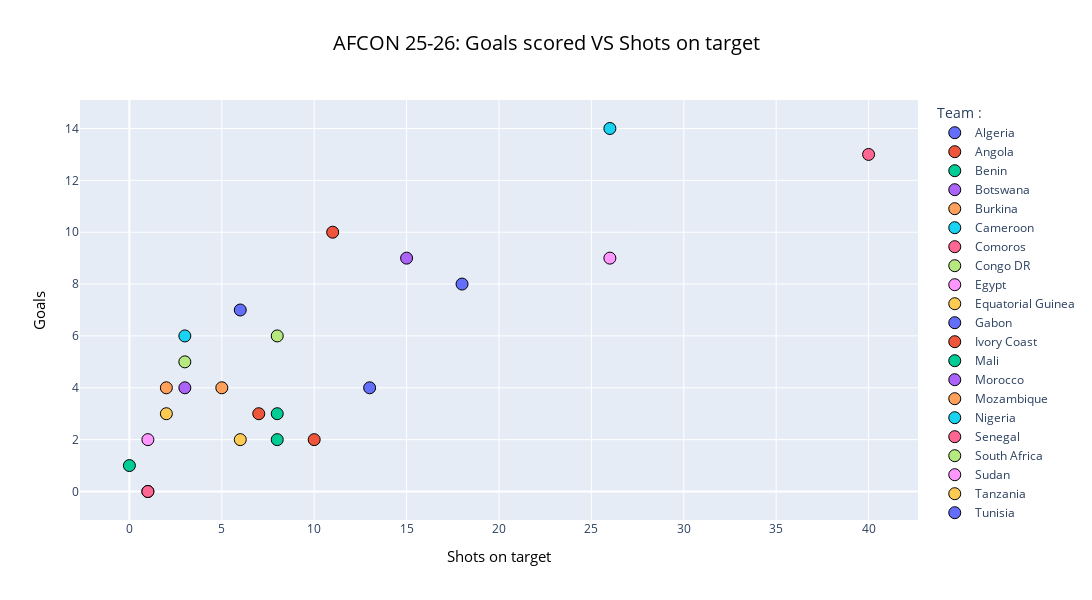

Write notebook code for a chart like this one.
### Code cell
# goals VS shots on target 
shots_on_target=team_stat.groupby("Team")["Shots on target"].sum()
fig=px.scatter(x=shots_on_target,y=goals,title="AFCON 25-26: Goals scored VS Shots on target ",color=goals.index, labels={"x": "Shots on target","y":"Goals","color":"Team"})
fig.update_layout(width=1200,height=600,legend_title_text="Team :",title_x=0.5,title_font=dict(size=20,color="black"),xaxis_title_font=dict(size=15,color="black"),yaxis_title_font=dict(size=15,color="black"))
fig.update_traces(marker=dict(size=12,line=dict(width=1,color="black")))
fig.show()
display(Image(r"C:\Users\dell\Desktop\AFCON project\Pictures\newplot5.png"))

### Figure 1 — Plotly figure (JSON) as saved in the notebook; plotly's stock layout.template omitted (floating-point values rounded to 4 significant figures)
{"data": [{"hovertemplate": "Team=Algeria<br>Shots on target=%{x}<br>Goals=%{y}<extra></extra>", "legendgroup": "Algeria", "marker": {"color": "#636efa", "line": {"color": "black", "width": 1}, "size": 12, "symbol": "circle"}, "mode": "markers", "name": "Algeria", "orientation": "v", "showlegend": true, "type": "scatter", "x": [18.0], "xaxis": "x", "y": [8], "yaxis": "y"}, {"hovertemplate": "Team=Angola<br>Shots on target=%{x}<br>Goals=%{y}<extra></extra>", "legendgroup": "Angola", "marker": {"color": "#EF553B", "line": {"color": "black", "width": 1}, "size": 12, "symbol": "circle"}, "mode": "markers", "name": "Angola", "orientation": "v", "showlegend": true, "type": "scatter", "x": [10.0], "xaxis": "x", "y": [2], "yaxis": "y"}, {"hovertemplate": "Team=Benin<br>Shots on target=%{x}<br>Goals=%{y}<extra></extra>", "legendgroup": "Benin", "marker": {"color": "#00cc96", "line": {"color": "black", "width": 1}, "size": 12, "symbol": "circle"}, "mode": "markers", "name": "Benin", "orientation": "v", "showlegend": true, "type": "scatter", "x": [8.0], "xaxis": "x", "y": [2], "yaxis": "y"}, {"hovertemplate": "Team=Botswana<br>Shots on target=%{x}<br>Goals=%{y}<extra></extra>", "legendgroup": "Botswana", "marker": {"color": "#ab63fa", "line": {"color": "black", "width": 1}, "size": 12, "symbol": "circle"}, "mode": "markers", "name": "Botswana", "orientation": "v", "showlegend": true, "type": "scatter", "x": [1.0], "xaxis": "x", "y": [0], "yaxis": "y"}, {"hovertemplate": "Team=Burkina<br>Shots on target=%{x}<br>Goals=%{y}<extra></extra>", "legendgroup": "Burkina", "marker": {"color": "#FFA15A", "line": {"color": "black", "width": 1}, "size": 12, "symbol": "circle"}, "mode": "markers", "name": "Burkina", "orientation": "v", "showlegend": true, "type": "scatter", "x": [5.0], "xaxis": "x", "y": [4], "yaxis": "y"}, {"hovertemplate": "Team=Cameroon<br>Shots on target=%{x}<br>Goals=%{y}<extra></extra>", "legendgroup": "Cameroon", "marker": {"color": "#19d3f3", "line": {"color": "black", "width": 1}, "size": 12, "symbol": "circle"}, "mode": "markers", "name": "Cameroon", "orientation": "v", "showlegend": true, "type": "scatter", "x": [3.0], "xaxis": "x", "y": [6], "yaxis": "y"}, {"hovertemplate": "Team=Comoros<br>Shots on target=%{x}<br>Goals=%{y}<extra></extra>", "legendgroup": "Comoros", "marker": {"color": "#FF6692", "line": {"color": "black", "width": 1}, "size": 12, "symbol": "circle"}, "mode": "markers", "name": "Comoros", "orientation": "v", "showlegend": true, "type": "scatter", "x": [1.0], "xaxis": "x", "y": [0], "yaxis": "y"}, {"hovertemplate": "Team=Congo DR<br>Shots on target=%{x}<br>Goals=%{y}<extra></extra>", "legendgroup": "Congo DR", "marker": {"color": "#B6E880", "line": {"color": "black", "width": 1}, "size": 12, "symbol": "circle"}, "mode": "markers", "name": "Congo DR", "orientation": "v", "showlegend": true, "type": "scatter", "x": [3.0], "xaxis": "x", "y": [5], "yaxis": "y"}, {"hovertemplate": "Team=Egypt<br>Shots on target=%{x}<br>Goals=%{y}<extra></extra>", "legendgroup": "Egypt", "marker": {"color": "#FF97FF", "line": {"color": "black", "width": 1}, "size": 12, "symbol": "circle"}, "mode": "markers", "name": "Egypt", "orientation": "v", "showlegend": true, "type": "scatter", "x": [26.0], "xaxis": "x", "y": [9], "yaxis": "y"}, {"hovertemplate": "Team=Equatorial Guinea<br>Shots on target=%{x}<br>Goals=%{y}<extra></extra>", "legendgroup": "Equatorial Guinea", "marker": {"color": "#FECB52", "line": {"color": "black", "width": 1}, "size": 12, "symbol": "circle"}, "mode": "markers", "name": "Equatorial Guinea", "orientation": "v", "showlegend": true, "type": "scatter", "x": [6.0], "xaxis": "x", "y": [2], "yaxis": "y"}, {"hovertemplate": "Team=Gabon<br>Shots on target=%{x}<br>Goals=%{y}<extra></extra>", "legendgroup": "Gabon", "marker": {"color": "#636efa", "line": {"color": "black", "width": 1}, "size": 12, "symbol": "circle"}, "mode": "markers", "name": "Gabon", "orientation": "v", "showlegend": true, "type": "scatter", "x": [13.0], "xaxis": "x", "y": [4], "yaxis": "y"}, {"hovertemplate": "Team=Ivory Coast<br>Shots on target=%{x}<br>Goals=%{y}<extra></extra>", "legendgroup": "Ivory Coast", "marker": {"color": "#EF553B", "line": {"color": "black", "width": 1}, "size": 12, "symbol": "circle"}, "mode": "markers", "name": "Ivory Coast", "orientation": "v", "showlegend": true, "type": "scatter", "x": [11.0], "xaxis": "x", "y": [10], "yaxis": "y"}, {"hovertemplate": "Team=Mali<br>Shots on target=%{x}<br>Goals=%{y}<extra></extra>", "legendgroup": "Mali", "marker": {"color": "#00cc96", "line": {"color": "black", "width": 1}, "size": 12, "symbol": "circle"}, "mode": "markers", "name": "Mali", "orientation": "v", "showlegend": true, "type": "scatter", "x": [8.0], "xaxis": "x", "y": [3], "yaxis": "y"}, {"hovertemplate": "Team=Morocco<br>Shots on target=%{x}<br>Goals=%{y}<extra></extra>", "legendgroup": "Morocco", "marker": {"color": "#ab63fa", "line": {"color": "black", "width": 1}, "size": 12, "symbol": "circle"}, "mode": "markers", "name": "Morocco", "orientation": "v", "showlegend": true, "type": "scatter", "x": [15.0], "xaxis": "x", "y": [9], "yaxis": "y"}, {"hovertemplate": "Team=Mozambique<br>Shots on target=%{x}<br>Goals=%{y}<extra></extra>", "legendgroup": "Mozambique", "marker": {"color": "#FFA15A", "line": {"color": "black", "width": 1}, "size": 12, "symbol": "circle"}, "mode": "markers", "name": "Mozambique", "orientation": "v", "showlegend": true, "type": "scatter", "x": [2.0], "xaxis": "x", "y": [4], "yaxis": "y"}, {"hovertemplate": "Team=Nigeria<br>Shots on target=%{x}<br>Goals=%{y}<extra></extra>", "legendgroup": "Nigeria", "marker": {"color": "#19d3f3", "line": {"color": "black", "width": 1}, "size": 12, "symbol": "circle"}, "mode": "markers", "name": "Nigeria", "orientation": "v", "showlegend": true, "type": "scatter", "x": [26.0], "xaxis": "x", "y": [14], "yaxis": "y"}, {"hovertemplate": "Team=Senegal<br>Shots on target=%{x}<br>Goals=%{y}<extra></extra>", "legendgroup": "Senegal", "marker": {"color": "#FF6692", "line": {"color": "black", "width": 1}, "size": 12, "symbol": "circle"}, "mode": "markers", "name": "Senegal", "orientation": "v", "showlegend": true, "type": "scatter", "x": [40.0], "xaxis": "x", "y": [13], "yaxis": "y"}, {"hovertemplate": "Team=South Africa<br>Shots on target=%{x}<br>Goals=%{y}<extra></extra>", "legendgroup": "South Africa", "marker": {"color": "#B6E880", "line": {"color": "black", "width": 1}, "size": 12, "symbol": "circle"}, "mode": "markers", "name": "South Africa", "orientation": "v", "showlegend": true, "type": "scatter", "x": [8.0], "xaxis": "x", "y": [6], "yaxis": "y"}, {"hovertemplate": "Team=Sudan<br>Shots on target=%{x}<br>Goals=%{y}<extra></extra>", "legendgroup": "Sudan", "marker": {"color": "#FF97FF", "line": {"color": "black", "width": 1}, "size": 12, "symbol": "circle"}, "mode": "markers", "name": "Sudan", "orientation": "v", "showlegend": true, "type": "scatter", "x": [1.0], "xaxis": "x", "y": [2], "yaxis": "y"}, {"hovertemplate": "Team=Tanzania<br>Shots on target=%{x}<br>Goals=%{y}<extra></extra>", "legendgroup": "Tanzania", "marker": {"color": "#FECB52", "line": {"color": "black", "width": 1}, "size": 12, "symbol": "circle"}, "mode": "markers", "name": "Tanzania", "orientation": "v", "showlegend": true, "type": "scatter", "x": [2.0], "xaxis": "x", "y": [3], "yaxis": "y"}, {"hovertemplate": "Team=Tunisia<br>Shots on target=%{x}<br>Goals=%{y}<extra></extra>", "legendgroup": "Tunisia", "marker": {"color": "#636efa", "line": {"color": "black", "width": 1}, "size": 12, "symbol": "circle"}, "mode": "markers", "name": "Tunisia", "orientation": "v", "showlegend": true, "type": "scatter", "x": [6.0], "xaxis": "x", "y": [7], "yaxis": "y"}, {"hovertemplate": "Team=Uganda<br>Shots on target=%{x}<br>Goals=%{y}<extra></extra>", "legendgroup": "Uganda", "marker": {"color": "#EF553B", "line": {"color": "black", "width": 1}, "size": 12, "symbol": "circle"}, "mode": "markers", "name": "Uganda", "orientation": "v", "showlegend": true, "type": "scatter", "x": [7.0], "xaxis": "x", "y": [3], "yaxis": "y"}, {"hovertemplate": "Team=Zambia<br>Shots on target=%{x}<br>Goals=%{y}<extra></extra>", "legendgroup": "Zambia", "marker": {"color": "#00cc96", "line": {"color": "black", "width": 1}, "size": 12, "symbol": "circle"}, "mode": "markers", "name": "Zambia", "orientation": "v", "showlegend": true, "type": "scatter", "x": [0.0], "xaxis": "x", "y": [1], "yaxis": "y"}, {"hovertemplate": "Team=Zimbabwe<br>Shots on target=%{x}<br>Goals=%{y}<extra></extra>", "legendgroup": "Zimbabwe", "marker": {"color": "#ab63fa", "line": {"color": "black", "width": 1}, "size": 12, "symbol": "circle"}, "mode": "markers", "name": "Zimbabwe", "orientation": "v", "showlegend": true, "type": "scatter", "x": [3.0], "xaxis": "x", "y": [4], "yaxis": "y"}], "layout": {"height": 600, "legend": {"title": {"text": "Team :"}, "tracegroupgap": 0}, "title": {"font": {"color": "black", "size": 20}, "text": "AFCON 25-26: Goals scored VS Shots on target ", "x": 0.5}, "width": 1200, "xaxis": {"anchor": "y", "domain": [0, 1], "title": {"font": {"color": "black", "size": 15}, "text": "Shots on target"}}, "yaxis": {"anchor": "x", "domain": [0, 1], "title": {"font": {"color": "black", "size": 15}, "text": "Goals"}}}}
